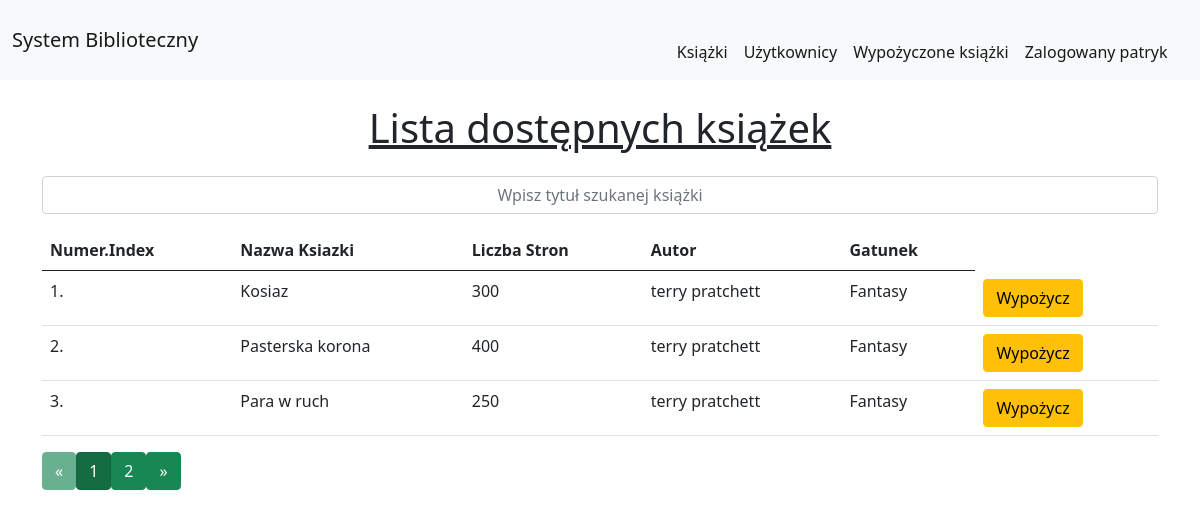
The app's page / (signed in) with its own data.
### Biblioteka/models.py (models this page shows, shortened)
class Books(models.Model):
    title = models.CharField(max_length=200)
    pages = models.IntegerField()
    author = models.ForeignKey(Author, on_delete=models.SET_NULL, null=True)
    genre = models.ForeignKey(Genre, on_delete=models.SET_NULL, null=True)
    class Meta:
        ordering = ['author']

class Author(models.Model):
    name = models.CharField(max_length=200)
    surname = models.CharField(max_length=200)
    def __str__(self):
        return str(self.name) + " " + str(self.surname)

class Genre(models.Model):
    name = models.CharField(max_length=200)
    def __str__(self):
        return str(self.name)

### Biblioteka/views.py (the view)
# urls.py: path("", views.index, name="index"),
def index(request):
    books = Books.objects.all()
    values = []
    page = request.GET.get('page', 1)
    paginator = Paginator(books, 3)
    try:
        books = paginator.page(page)
    except PageNotAnInteger:
        books = paginator.page(1)
    except EmptyPage:
        books = paginator.page(paginator.num_pages)
    for book in books:
        ask = Books.objects.filter(title=book.title).values('id')[0]['id']
        check = Borrowed.objects.filter(book=ask)
        check = len(check)
        if check != 0:
            ask = Books.objects.filter(title=book.title).values('id')[0]['id']
            values.append(ask)
    for val in values:
        books = books.exclude(id=val)
    return render(request, "index.html", {'books': books, 'values': values})

### Biblioteka/templates/index.html (shortened to what this page needs)
{% extends 'basic.html' %}
{% load static %}
{% block body %}
<div class="container mt-4">
    <h1 class="text-center"><u>Lista dostępnych książek</u></h1>
    <center><form method = "POST">{% csrf_token %}
        <div class="form-group col-md-12">
            <div class="row mt-4">
                <div class="input-group mb-3">
                    <input type="text" class="form-control text-center" id="searchBook" placeholder="Wpisz tytuł szukanej książki">
                </div>
            </div>
        </div>
    </form>
<div class="app-table">
    <table class="table table-hover">
        <thead>
            <tr>
                <th>Numer.Index</th>
                <th>Nazwa Ksiazki</th>
                <th>Liczba Stron</th>
                <th>Autor</th>
                <th>Gatunek</th>
            </tr>
        </thead>
        <tbody>
            {% for book in books %}
            <tr>
                <td>{{forloop.counter}}.</td>
                <td>{{book.title}}</td>
                <td>{{book.pages}}</td>
                <td>{{book.author}}</td>
                <td>{{book.genre}}</td>
                {% if user.is_authenticated %}
                    <td><a href="/rent_book/{{book.title}}/" class="btn btn-warning" >Wypożycz</a>
                {% endif %}
    {% endfor %}
        </tbody>
    </table>
</div>
{% if books.has_other_pages %}
  <ul class="pagination">
    {% if books.has_previous %}
      <li><a href="?page={{ books.previous_page_number }}" class="btn btn-success">&laquo;</a></li>
    {% else %}
      <li class="disabled btn btn-success"><span>&laquo;</span></li>
    {% endif %}
    {% for i in books.paginator.page_range %}
      {% if books.number == i %}
        <li class="active btn btn-success"><span>{{ i }} </span></li>
      {% else %}
        <li><a href="?page={{ i }}" class="btn btn-success">{{ i }}</a></li>
      {% endif %}
    {% endfor %}
    {% if books.has_next %}
      <li><a href="?page={{ books.next_page_number }}" class="btn btn-success">&raquo;</a></li>
    {% else %}
      <li class="disabled btn btn-success"><span>&raquo;</span></li>
    {% endif %}
  </ul>
{% endif %}
</div>
{% endblock %}

### Biblioteka/templates/basic.html (shortened to what this page needs)
<!doctype html>
<html lang="pl">
  <head>
    <link href="https://cdn.jsdelivr.net/npm/bootstrap@5.1.0/dist/css/bootstrap.min.css" rel="stylesheet">
  </head>
  <body>
    <nav class="navbar navbar-expand-lg navbar-expand-sm navbar-light bg-light sticky-top">
        <div class="container-fluid">
          <a class="navbar-brand" href="#">System Biblioteczny</a>
          <div class="" id="navbarSupportedContent">&nbsp;&nbsp;&nbsp;&nbsp;&nbsp;&nbsp;&nbsp;&nbsp;&nbsp;&nbsp;&nbsp;&nbsp;&nbsp;&nbsp;&nbsp;
            <ul class="navbar-nav me-auto mb-2 mb-lg-0">
              <li class="nav-item">
                <a class="nav-link active" aria-current="page" href="/">Książki</a>
              </li>
              {% if user.is_superuser %}
              <li class="nav-item">
                <a class="nav-link active" href="/view_users/">Użytkownicy</a>
              </li>
              {% endif %}
              <li class="nav-item">
                <a class="nav-link active" href="/view_borowed/">Wypożyczone książki</a>
              </li>
              {% if user.is_authenticated %}
              <li class="nav-item">
                <a class="nav-link active" href="/Logout/">Zalogowany {{user}}</a>
              </li>
              {% else %}
              <li class="nav-item">
                <a class="nav-link active" href="/Login/">Zaloguj</a>
              </li>
              {% endif %}
            </ul>
          </div>
        </div>
      </nav>
      {% block body %}
      {% endblock %}
  </body>
</html>

### records on screen
Books: title "Kosiaz", pages "300", author "terry pratchett", genre "Fantasy"
Books: title "Pasterska korona", pages "400", author "terry pratchett", genre "Fantasy"
Books: title "Para w ruch", pages "250", author "terry pratchett", genre "Fantasy"

### other values on screen
{{ user }} "patryk"
{{ i }} "1"
{{ i }} "2"
